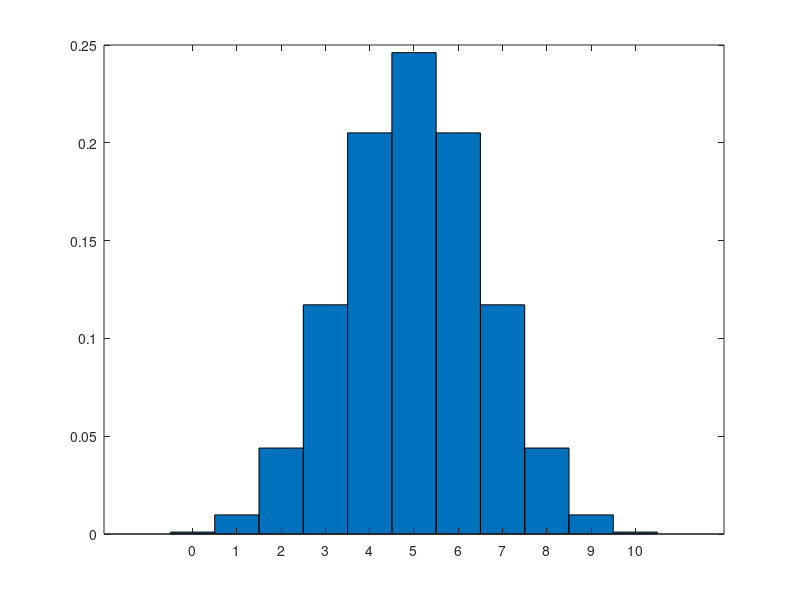

The MATLAB script that drew this image: (Note: this script raises an error after producing the figure.)
%% 統計的仮説検定
x = 0:10;
y = binopdf(x,10,0.5);

figure
bar(x,y,1)
xylabel('確率')
xlabel('表が出る回数')